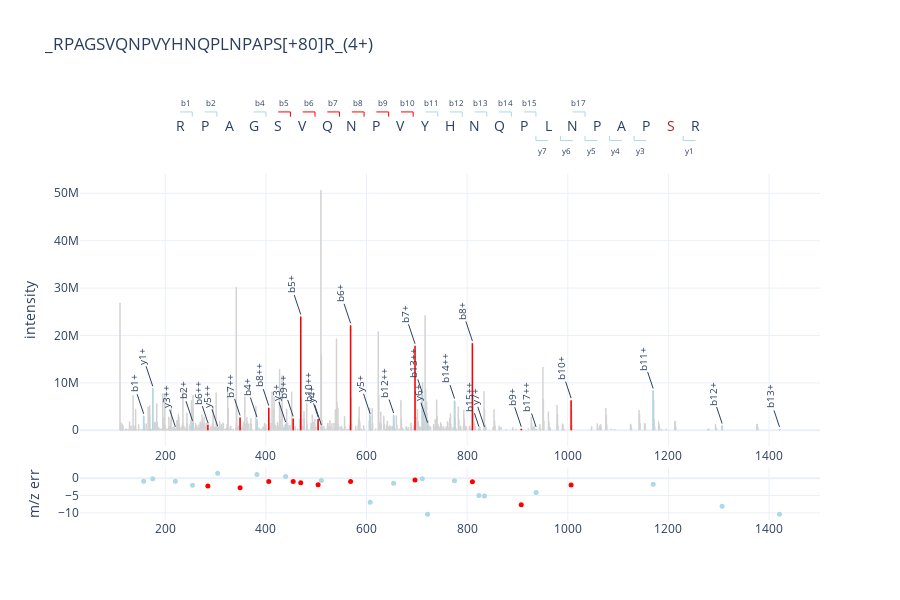

Here is the notebook cell this chart was saved with:
### Code cell
plot_df = make_psm_plot_df_for_peptide(
    one_peak_df.mz.values,
    one_peak_df.intensity.values,
    phos_seq, phos_mods, phos_sites, 
    phos_charge,
)
site_specific_idxes = np.arange(4,10)
plot_df["color"] = "lightblue"
plot_df.loc[plot_df.fragment_idx.isin(site_specific_idxes),"color"] = "red"
fig = psm_plotter.plot(
    plot_df, phos_seq, 
    plot_df.modified_sequence.values[0],
    plot_unmatched_peaks=True
)
fig
